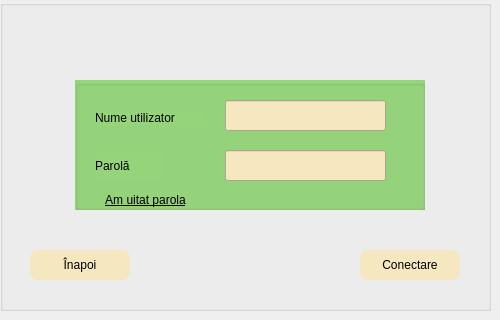
    <widget class="QWidget" name="autentificare">
     <widget class="QGroupBox" name="groupBox">
      <property name="geometry">
       <rect>
        <x>0</x>
        <y>0</y>
        <width>491</width>
        <height>311</height>
       </rect>
      </property>
      <property name="styleSheet">
       <string notr="true">font: 12pt &quot;Times New Roman&quot;;
</string>
      </property>
      <property name="title">
       <string/>
      </property>
      <widget class="QPushButton" name="pushButton_conectare">
       <property name="geometry">
        <rect>
         <x>360</x>
         <y>250</y>
         <width>100</width>
         <height>30</height>
        </rect>
       </property>
       <property name="styleSheet">
        <string notr="true">#pushButton_conectare{
	font: 12pt &quot;Times New Roman&quot;;
			background-color: rgb(245, 231, 192);
 border-radius:8px;
}
#pushButton_conectare:hover{
	font: 12pt &quot;Times New Roman&quot;;

background-color: rgb(157, 217, 146);
border-radius:5px;

}
</string>
       </property>
       <property name="text">
        <string>Conectare</string>
       </property>
      </widget>
      <widget class="QPushButton" name="pushButton_inapoi">
       <property name="geometry">
        <rect>
         <x>30</x>
         <y>250</y>
         <width>100</width>
         <height>30</height>
        </rect>
       </property>
       <property name="styleSheet">
        <string notr="true">#pushButton_inapoi{
	font: 12pt &quot;Times New Roman&quot;;
	background-color: rgb(245, 231, 192);
	
 border-radius:8px;
}
#pushButton_inapoi:hover{
	font: 12pt &quot;Times New Roman&quot;;

background-color: rgb(157, 217, 146);
border-radius:5px;

}</string>
       </property>
       <property name="text">
        <string>Înapoi</string>
       </property>
      </widget>
      <widget class="QGroupBox" name="groupBox_9">
       <property name="geometry">
        <rect>
         <x>75</x>
         <y>80</y>
         <width>350</width>
         <height>130</height>
        </rect>
       </property>
       <property name="styleSheet">
        <string notr="true">background-color: rgb(150, 212, 124);
</string>
       </property>
       <property name="title">
        <string/>
       </property>
       <widget class="QLineEdit" name="lineEdit_nume_2">
        <property name="geometry">
         <rect>
          <x>150</x>
          <y>20</y>
          <width>161</width>
          <height>31</height>
         </rect>
        </property>
        <property name="styleSheet">
         <string notr="true">background-color: rgb(245, 231, 192);</string>
        </property>
        <property name="echoMode">
         <enum>QLineEdit::Normal</enum>
        </property>
       </widget>
       <widget class="QLineEdit" name="lineEdit_parola">
        <property name="geometry">
         <rect>
          <x>150</x>
          <y>70</y>
          <width>161</width>
          <height>31</height>
         </rect>
        </property>
        <property name="styleSheet">
         <string notr="true">
background-color: rgb(245, 231, 192);</string>
        </property>
        <property name="echoMode">
         <enum>QLineEdit::Password</enum>
        </property>
       </widget>
       <widget class="QLabel" name="label_nume_utilizator">
        <property name="geometry">
         <rect>
          <x>20</x>
          <y>30</y>
          <width>111</width>
          <height>16</height>
         </rect>
        </property>
        <property name="styleSheet">
         <string notr="true">font: 12pt &quot;Times New Roman&quot;;</string>
        </property>
        <property name="text">
         <string>Nume utilizator</string>
        </property>
       </widget>
       <widget class="QLabel" name="label_parila">
        <property name="geometry">
         <rect>
          <x>20</x>
          <y>70</y>
          <width>71</width>
          <height>31</height>
         </rect>
        </property>
        <property name="styleSheet">
         <string notr="true">font: 12pt &quot;Times New Roman&quot;;</string>
        </property>
        <property name="text">
         <string>Parolă</string>
        </property>
       </widget>
       <widget class="QPushButton" name="pushButton_am_uitat_parola">
        <property name="geometry">
         <rect>
          <x>-40</x>
          <y>110</y>
          <width>221</width>
          <height>20</height>
         </rect>
        </property>
        <property name="styleSheet">
         <string notr="true">font: 9pt &quot;Segoe UI&quot;;
text-decoration: underline;
font: 9pt &quot;Times New Roman&quot;;
font: 12pt &quot;Segoe UI&quot;;</string>
        </property>
        <property name="text">
         <string>Am uitat parola</string>
        </property>
        <property name="flat">
         <bool>true</bool>
        </property>
       </widget>
      </widget>
     </widget>
    </widget>
